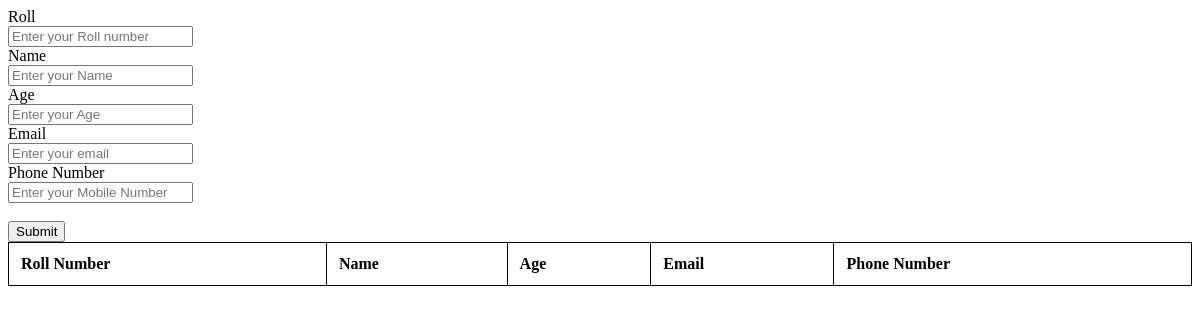
The app's page /dis, older data.
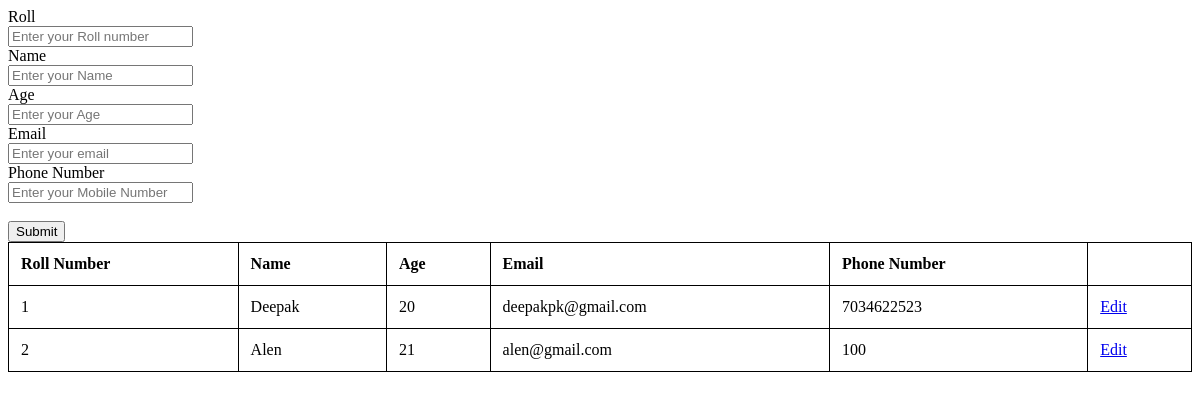
The same page, newer data.
### sms/models.py (models this page shows, shortened)
class Student(models.Model):
    roll_no = models.IntegerField()
    name = models.TextField()
    age = models.IntegerField()
    email = models.EmailField()
    phno = models.IntegerField()

### sms/views.py (the view)
# urls.py: path('dis',views.display),
def display(req):
    data=Student.objects.all()
    return render(req,'display_std.html',{'data':data})

### template/display_std.html (shortened to what this page needs)
<!DOCTYPE html>
<html lang="en">
<head>
    {% load static %}
    <link rel="stylesheet" href="{% static '/css/style.css' %}">
</head>
<body>
    <form action="add" method="post">
        <label for="id">Roll</label><br>
        <input type="number" class="input" placeholder="Enter your Roll number" name="roll_no"><br>
        <label for="id">Name</label><br>
        <input type="text" class="input" placeholder="Enter your Name" name="name"><br>
        <label for="task">Age</label><br>
        <input type="text" class="input" placeholder="Enter your Age" name="age"><br>
        <label for="task">Email</label><br>
        <input type="emali" class="input" placeholder="Enter your email" name="email"><br>
        <label for="task">Phone Number</label><br>
        <input type="text" class="input" placeholder="Enter your Mobile Number" name="phno"><br>
        <br>
        <input class="btn" type="submit" value="Submit">
    </form>
    <table>
        <tr>
            <th>Roll Number</th>
            <th>Name</th>
            <th>Age</th>
            <th>Email</th>
            <th>Phone Number</th>
        </tr>
        {% for i in data %}
        <tr>
            <td>{{i.roll_no}}</td>
            <td>{{i.name}}</td>
            <td>{{i.age}}</td>
            <td>{{i.email}}</td>
            <td>{{i.phno}}</td>
            <td>
                <a href="edit_std/{{i.pk}}">Edit</a>
            </td>
        </tr>
        {% endfor %}
    </table>
</body>
</html>

### static/css/style.css (style rules this page uses)
table { width: 100%; border-collapse: collapse; }
table, th, td { border: 1px solid #000000; }
th, td { padding: 12px; text-align: left; }
th { background-color: #ffffff; }

Row changes from the older to the newer data that the page shows:
added Student: roll_no "1", name "Deepak", age "20", email "deepakpk@gmail.com", phno "7034622523"
added Student: roll_no "2", name "Alen", age "21", email "alen@gmail.com", phno "100"
